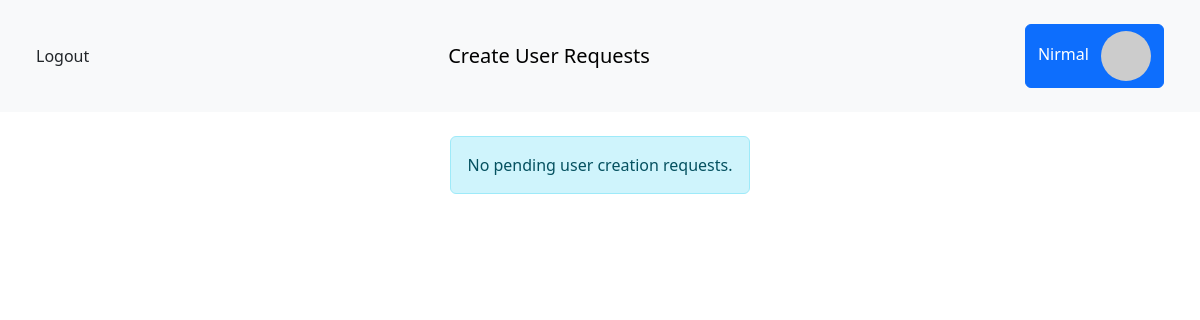
The page /pages/create_user (signed in) on the database as committed earlier.
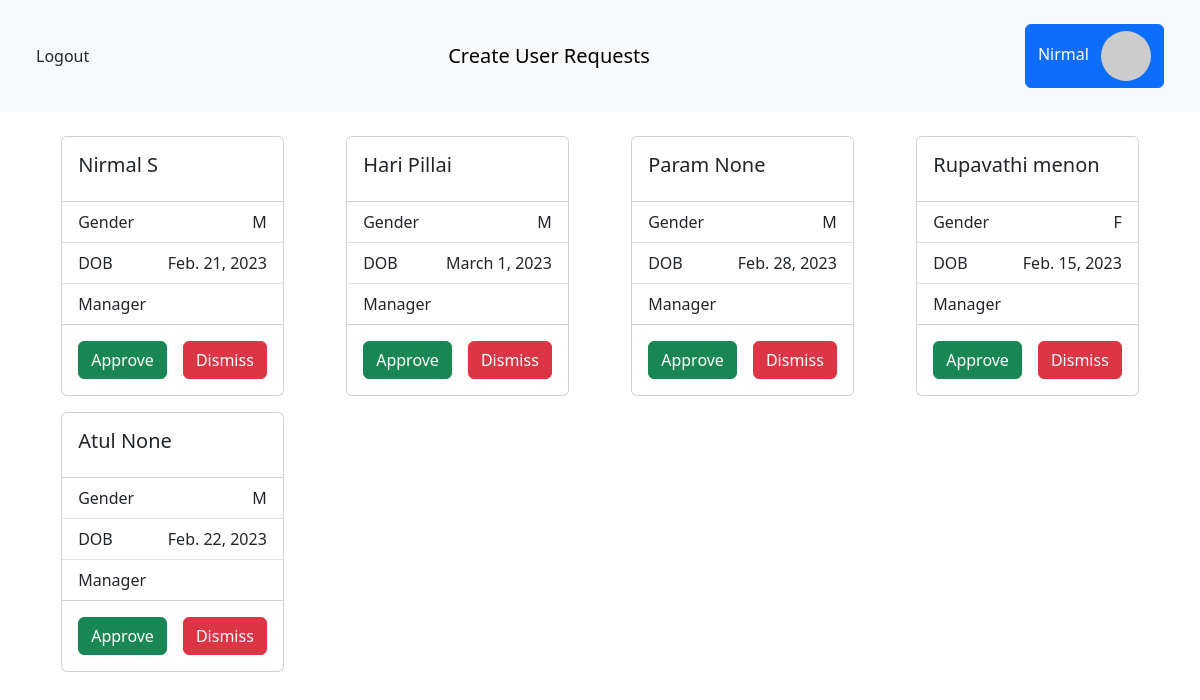
The same page on the database as committed later.
### pages/models.py (models this page shows, shortened)
class NewEmployees(models.Model):
    first_name = models.CharField("First Name", max_length=20, null=False, blank=False)
    last_name = models.CharField("Last Name", max_length=20, null=False, blank=True)
    email = models.EmailField("Email", null=False, blank=False)
    mobile = models.CharField("Mobile No.", max_length=10, null=False, blank=False)
    gender = models.CharField(
        max_length=1, choices=GENDER, null=False, blank=False
    )
    dob = models.DateField("Date Of Birth", null=False, blank=False)
    start_date = models.DateField("Start Date", null=False, blank=False)
    quit_date = models.DateField("Quit Date", null=True, blank=True)
    my_manager = models.ForeignKey(Manager, on_delete=models.CASCADE)
    my_hr = models.ForeignKey(HRManager, on_delete=models.CASCADE)

### pages/views.py (the view)
# urls.py: path("create_user", views.user_creation, name="create_user"),
def user_creation(request):  # function for admins
    if not if_admin(request):
        return redirect("admin_login")
    context = dict()
    context["title"] = "Create User | Admin"
    context["heading"] = "Create User Requests"
    context["requests"] = NewEmployees.objects.all()
    return render(request, "admin/create_user.html", context)

### accounts/custom.py (called while the page is built)
def if_admin(request):
    if request.user.is_authenticated:
        username = request.user.username
        if Admin.objects.all().filter(username=username).exists():
            return True
    return False

### templates/admin/create_user.html (shortened to what this page needs)
{% extends 'pages/base.html' %}
{% block heading %}{{ heading }}{% endblock heading %}
{% block content %}
{% if requests %}
{% for employee in requests %}
<div class="col-sm-6 col-md-4 col-lg-3">
    <div class="card mb-3 mx-auto" style="max-width: fit-content;">
        <div class="card-body">
            <h5 class="card-title">{{ employee.first_name }} {{ employee.last_name }}</h5>
        </div>
        <ul class="list-group list-group-flush">
            <li class="list-group-item d-flex justify-content-between gap-5">
                <span>Gender</span><span>{{ employee.gender }}</span>
            </li>
            <li class="list-group-item d-flex justify-content-between gap-5">
                <span>DOB</span><span>{{ employee.dob }}</span>
            </li>
            <li class="list-group-item d-flex justify-content-between gap-5">
                <span>Manager</span>
            </li>
        </ul>
        <div class="card-body d-flex justify-content-between gap-3">
            <a href="{% url 'handle_request' employee.pk %}" class="btn btn-success">Approve</a>
            <button type="button" class="btn btn-danger" data-bs-toggle="modal" data-bs-target="#staticBackdrop">
                Dismiss
            </button>
        </div>
    </div>
</div>
{% endfor %}
{% else %}
<div class="alert alert-info m-auto" style="max-width: fit-content;">
    No pending user creation requests.
</div>
{% endif %}
{% endblock content %}

Rows that differ between the two databases and show on the page:
added NewEmployees: first_name "Nirmal", last_name "S", gender "M", dob "Feb. 21, 2023"
added NewEmployees: first_name "Hari", last_name "Pillai", gender "M", dob "March 1, 2023"
added NewEmployees: first_name "Param", last_name "None", gender "M", dob "Feb. 28, 2023"
added NewEmployees: first_name "Rupavathi", last_name "menon", gender "F", dob "Feb. 15, 2023"
added NewEmployees: first_name "Atul", last_name "None", gender "M", dob "Feb. 22, 2023"
Other text that changed with them:
text no longer shown: "No pending user creation requests."
